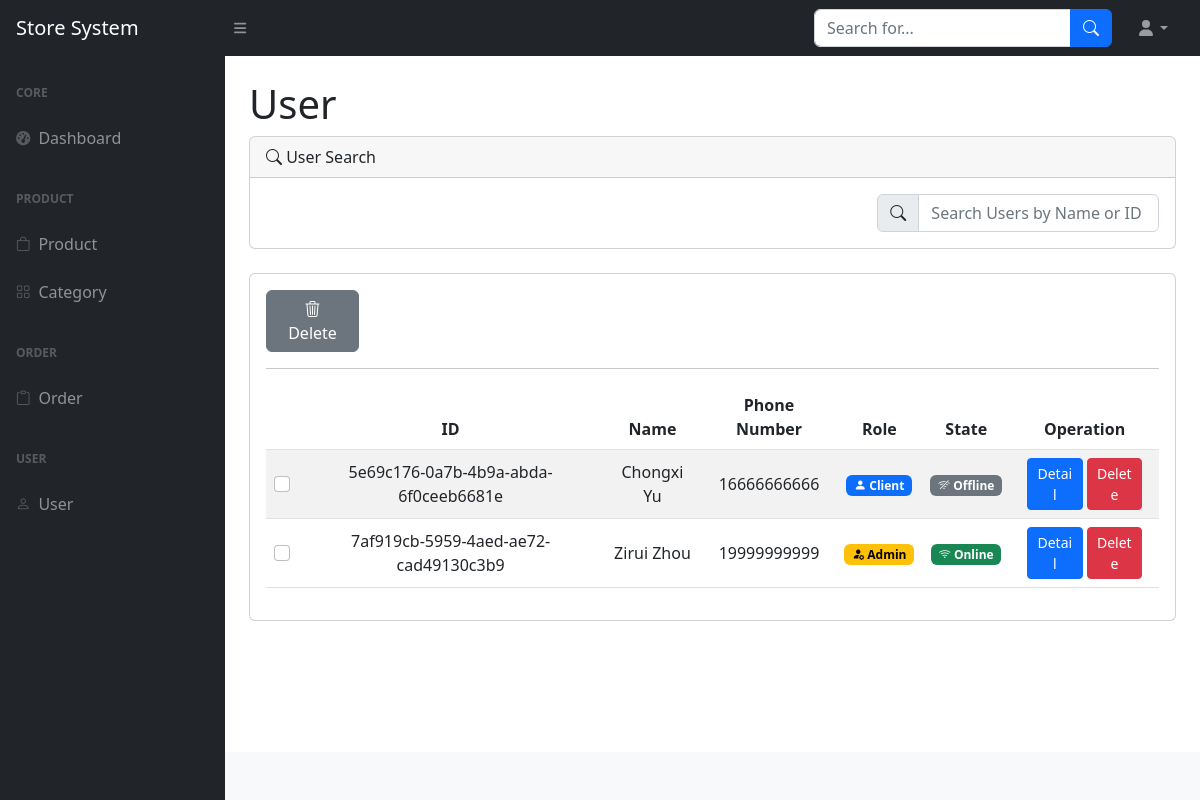
Screenshot of /user.php with the database file from the repository.
### tables this page shows
CREATE TABLE `user_info` (
  `id` varchar(36) NOT NULL,
  `email` varchar(255) DEFAULT NULL,
  `birthday` date DEFAULT NULL,
  `phone` varchar(20) DEFAULT NULL
);

CREATE TABLE `user` (
  `id` varchar(36) NOT NULL,
  `name` varchar(32) NOT NULL,
  `password` varchar(32) NOT NULL,
  `salt` varchar(32) NOT NULL,
  `role` int(11) NOT NULL,
  `state` int(11) NOT NULL
);

### utils.php (called while the page is built, shortened)
<?php
include ("class/common/Badge.php");
include ("class/state/UserState.php");
include ("class/state/UserRole.php");
$pdo = new PDO("mysql:host=localhost:3306;dbname=can302_ass1", "root", null);
function getUserStateList() : array {
    global $pdo;
    $stmt = $pdo->prepare("
        select * from user_state
    ");
    $stmt->execute();
    $result = $stmt->fetchAll();
    $user_state = array();
    foreach ($result as $item) {
        $badge_info = json_decode($item["badge"], True);
        $user_state[$item["id"]] = new UserState(
            $item["id"],
            $item["name"],
            new Badge(
                $badge_info["text"],
                $badge_info["style"],
                $badge_info["icon"]
            )
        );
    }
    return $user_state;
}
function getUserRoleList() : array {
    global $pdo;
    $stmt = $pdo->prepare("
            select * from user_role
    ");
    $stmt->execute();
    $result = $stmt->fetchAll();
    $user_role = array();
    foreach ($result as $item) {
        $badge_info = json_decode($item["badge"], True);
        $user_role[$item["id"]] = new UserRole(
            $item["id"],
            $item["name"],
            new Badge(
                $badge_info["text"],
                $badge_info["style"],
                $badge_info["icon"]
            )
        );
    }
    return $user_role;
}

### class/state/UserRole.php (called while the page is built, shortened)
<?php
class UserRole {
    protected Badge $badge;
    public function __construct(int $id, string $name, Badge $badge) {
        $this->badge = $badge;
    }
    public function getBadge(): Badge {
        return $this->badge;
    }
}

### class/state/UserState.php (called while the page is built, shortened)
<?php
class UserState {
    protected Badge $badge;
    public function __construct(int $id, string $name, Badge $badge) {
        $this->badge = $badge;
    }
    public function getBadge(): Badge {
        return $this->badge;
    }
}

### user.php (the view, shortened to what this page needs)
<!DOCTYPE html>
<html lang="en">
<head>
    <link href="css/styles.css" rel="stylesheet" />
    <link href="https://cdn.jsdelivr.net/npm/bootstrap@5.2.3/dist/css/bootstrap.min.css" rel="stylesheet">
    <link rel="stylesheet" href="https://cdn.jsdelivr.net/npm/bootstrap-icons@1.10.0/font/bootstrap-icons.css">
    <link href="https://cdn.datatables.net/v/bs5/jq-3.6.0/dt-1.13.4/datatables.min.css" rel="stylesheet"/>
</head>
<body class="sb-nav-fixed">
<?php require("top_nav.php") ?>
<div id="layoutSidenav">
    <?php require("side_nav.php")?>
    <div id="layoutSidenav_content">
        <main>
            <div class="container-fluid px-4">
                <h1 class="mt-4">User</h1>
                <div class="card mb-4">
                    <div class="card-header">
                        <i class="bi bi-search"></i>
                        User Search
                    </div>
                    <div class="card-body">
                        <div class="row">
                            <div class="col">
                            </div>
                            <div class="col">
                            </div>
                            <div class="col d-flex justify-content-evenly align-items-center">
                                <div class="input-group ">
                  <span class="input-group-text" id="basic-addon1">
                    <i class="bi bi-search"></i>
                  </span>
                                    <input type="text" class="form-control" id="search-input" placeholder="Search Users by Name or ID" aria-describedby="basic-addon1">
                                </div>
                            </div>
                        </div>
                    </div>
                </div>
                <div class="card mb-4">
                    <div class="card-body">
                        <div class="d-flex  col-3">
                            <button type="button" class="btn btn-secondary col-5 user-delete-all-btn">
                                <i class="bi bi-trash3"></i>
                                Delete
                            </button>
                        </div>
                        <hr/>
                        <table class="table table-striped" style="vertical-align: middle; text-align: center" id="example">
                            <thead>
                            <tr>
                                <th ></th>
                                <th >ID</th>
                                <th >Name</th>
                                <th >Phone Number</th>
                                <th >Role</th>
                                <th >State</th>
                                <th class="col-2">Operation</th>
                            </tr>
                            </thead>
                            <tbody>
                            <?php
                                $pdo = new PDO("mysql:host=localhost:3306;dbname=can302_ass1", "root", null);
                                $stmt = $pdo->prepare("
                                    select
                                        user.id as id, name, phone, role, state
                                    from user join user_info ui on user.id = ui.id
                                ");
                                $stmt->execute();
                                $lists = $stmt->fetchAll();
                                require_once ("utils.php");
                                $user_state = getUserStateList();
                                $user_role = getUserRoleList();
                            ?>
                            <?php
                                foreach($lists as $item){
                            ?>
                            <tr class="table_user_row">
                                <td >
                                    <label>
                                        <input class="form-check-input user_check" style="" type="checkbox" value="">
                                    </label>
                                </td>
                                <td class="user_id">
                                    <?php
                                        echo $item["id"];
                                    ?>
                                </td>
                                <td >
                                    <?php
                                        echo $item["name"];
                                    ?>
                                </td>
                                <td >
                                    <?php
                                        echo $item["phone"];
                                    ?>
                                </td>
                                <td >
                                    <?php
                                        echo $user_role[$item["role"]]->getBadge()->getBadgeHtml();
                                    ?>
                                </td>
                                <td >
                                    <?php
                                    echo $user_state[$item["state"]]->getBadge()->getBadgeHtml();
                                    ?>
                                </td>
                                <td>
                                    <button
                                        type="button"
                                        class="btn btn-primary btn-sm col-5 mx-auto"
                                        onclick=<?php echo "\"location.href = 'user_detail.php?id={$item['id']}';\"" ?>
                                    >
                                        Detail
                                    </button>
                                    <button type="button" class="btn btn-danger btn-sm col-5 mx-auto user-delete-btn">
                                        Delete
                                    </button>
                                </td>
                            </tr>
                            <?php
                                }
                            ?>
                            </tbody>
                        </table>
                    </div>
                </div>
            </div>
        </main>
        <?php require("footer.php")?>
    </div>
</div>
</body>
</html>

### class/common/Badge.php (shortened to what this page needs)
<?php
class Badge {
    protected string $text;
    protected string $style;
    protected string $icon;
    public function __construct(string $text, string $style, string $icon) {
        $this->text = $text;
        $this->style = $style;
        $this->icon = $icon;
    }
    public function getBadgeHtml(): string {
        return "
            <span class=\"badge {$this->style}\">
                <i class=\"{$this->icon}\"></i>
                {$this->text}
            </span>
        ";
    }
}

### rows the page displays
user_info: id "5e69c176-0a7b-4b9a-abda-6f0ceeb6681e", id.name "Chongxi Yu", phone "16666666666", text "Client Offline"
user_info: id "7af919cb-5959-4aed-ae72-cad49130c3b9", id.name "Zirui Zhou", phone "19999999999", text "Admin Online"
